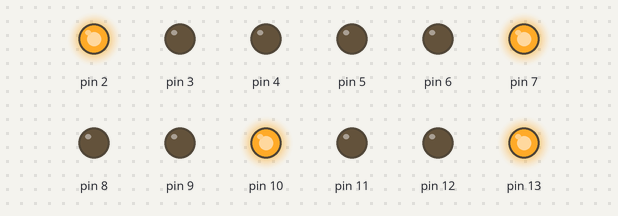
Bench run of a sketch on a simulated Arduino Uno, built with avr-gcc and run on an emulated ATmega328P. On the bench: output pins drawn as LEDs (lit = HIGH).

Above: at 0.1 s.
At 25.1 s:
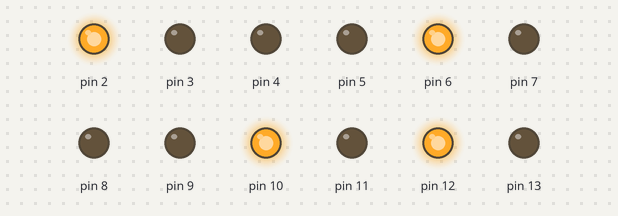
At 27.1 s:
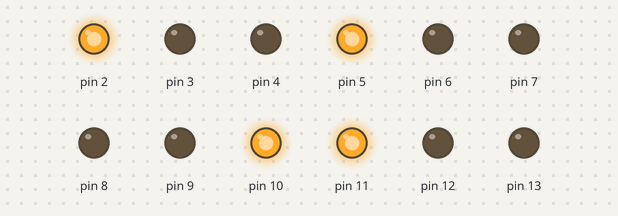
Timing chart, 0 to 28.6 s (numbered marks = the images above):
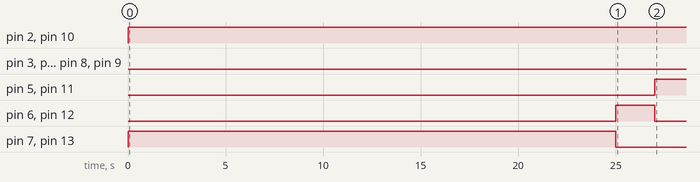

The sketch:

traffic_light.ino
```cpp
// C++ code
//traffic light

void setup()
{
  pinMode(2, OUTPUT);
  pinMode(3,OUTPUT);
  pinMode(4,OUTPUT);
  pinMode(5,OUTPUT);
  pinMode(6,OUTPUT);
  pinMode(7,OUTPUT);
  pinMode(8,OUTPUT);
  pinMode(9,OUTPUT);
  pinMode(10,OUTPUT);
  pinMode(11,OUTPUT);
  pinMode(12,OUTPUT);
  pinMode(13,OUTPUT);
}

void loop()
{

  //SOUTH
  digitalWrite(7,HIGH);
  digitalWrite(13, HIGH);
  digitalWrite(10, HIGH);
  digitalWrite(2, HIGH);
  delay(25000);
  digitalWrite(7,LOW);
  digitalWrite(13,LOW);
  digitalWrite(6,HIGH);
  digitalWrite(12,HIGH);
  delay(2000);
  digitalWrite(6,LOW);
  digitalWrite(12,LOW);

  //WEST
  digitalWrite(5,HIGH);
  digitalWrite(11, HIGH);
  digitalWrite(10, HIGH);
  digitalWrite(2, HIGH);
  delay(20000);
  digitalWrite(11,LOW);
  digitalWrite(10,LOW);
  digitalWrite(12,HIGH);
  digitalWrite(9,HIGH);
  delay(2000);
  digitalWrite(12,LOW);
  digitalWrite(9,LOW);

  //NORTH
  digitalWrite(5,HIGH);
  digitalWrite(13, HIGH);
  digitalWrite(8, HIGH);
  digitalWrite(2, HIGH);
  delay(20000);
  digitalWrite(8,LOW);
  digitalWrite(2,LOW);
  digitalWrite(9,HIGH);
  digitalWrite(3,HIGH);
  delay(2000);
  digitalWrite(9,LOW);
  digitalWrite(3,LOW);

  //EAST
  digitalWrite(5,HIGH);
  digitalWrite(13, HIGH);
  digitalWrite(10, HIGH);
  digitalWrite(4, HIGH);
  delay(30000);
  digitalWrite(4,LOW);
  digitalWrite(5,LOW);
  digitalWrite(3,HIGH);
  digitalWrite(6,HIGH);
  delay(2000);
  digitalWrite(3,LOW);
  digitalWrite(6,LOW);


}
```

Measured:
- by itself, pin 2, pin 10: LOW → HIGH at 0.00 s
- by itself, pin 5, pin 11: LOW → HIGH at 27.0 s
- by itself, pin 6, pin 12: LOW → HIGH at 25.0 s, → LOW 2.0 s later
- by itself, pin 7, pin 13: LOW → HIGH at 0.00 s, → LOW 25.0 s later
